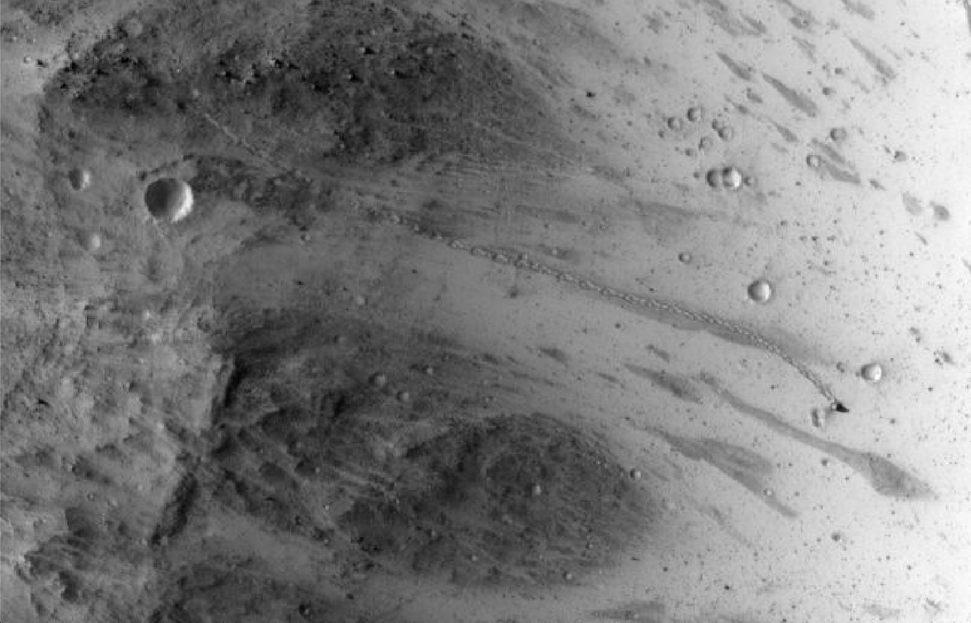
#> input picture build/images/0.png, 971 x 623 px, shrunk from 1497 x 960 before the run, found by its file name
$ python matricize.py
#> lines starting #> are read from the running program, lines starting #| are printed output that depends on the picture
# Imports
from typing import List, Union

from PIL import Image
from simplejson import dump


# Constants
IMAGE_FILE_PATH = "public/images/0.png"
MATRIX_FILE_PATH = "server/data/matrix.json"
IMAGE_FILE_PATHS = [f"public/images/{name}.png" for name in range(6)]
MATRICES_FILE_PATH = "server/data/matrices.json"


# Initializations
def matrix(image_path: str) -> List[List[int]]:
    """Creates matrix from image using its data and size."""
#> called with image_path = 'public/images/0.png'

    image = Image.open(image_path)
#> image is the input picture: PIL image 971x623 RGBA; mean R, G, B, A 125.9, 125.9, 125.9, 255
    grayscale_image = image.convert("L")
    data = list(grayscale_image.getdata())
#> data = 604933 items
    width, height = grayscale_image.size
#> width = 971; height = 623

    return [
        data[offset : (offset + width)] for offset in range(0, width * height, width)
    ]


def matrices(image_paths: List[str]) -> List[List[List[int]]]:
    """Creates list of matrices from images
    using the matrix utility function."""

    return [matrix(path) for path in image_paths]


def write_data_to_file(
    data: Union[dict, List],
    file_path: str,
) -> None:
    """Writes data to file."""
#> called with file_path = 'server/data/matrix.json'

    with open(file_path, "w") as f:
        dump(data, f)
#> (this line was passed over: simplejson is not available in this run)


if __name__ == "__main__":
    write_data_to_file(
        matrix(IMAGE_FILE_PATH),
        MATRIX_FILE_PATH,
    )
    write_data_to_file(
        matrices(IMAGE_FILE_PATHS),
        MATRICES_FILE_PATH,
    )
#> call 3 of matrix, with image_path = 'public/images/1.png'
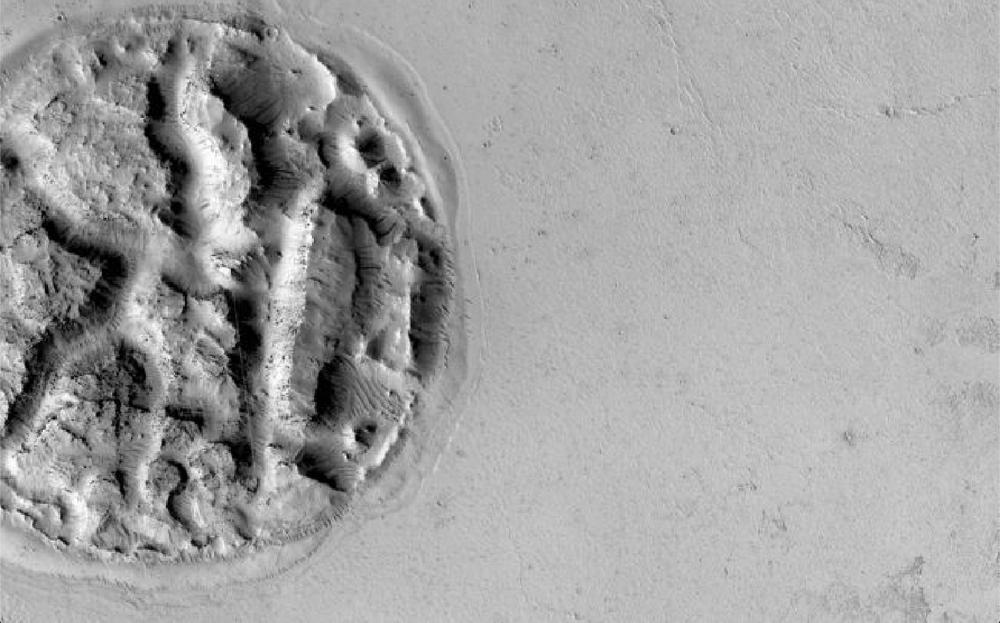
#> input picture build/images/1.png, 1000 x 623 px, shrunk from 1542 x 961 before the run, found by its file name
#> in matrix, image is the input picture: PIL image 1000x623 RGBA; mean R, G, B, A 162.5, 162.5, 162.5, 255
#> in matrix (call 3), `data = list(grayscale_image.getdata())`: data = 623000 items
#> call 4 of matrix, with image_path = 'public/images/2.png'
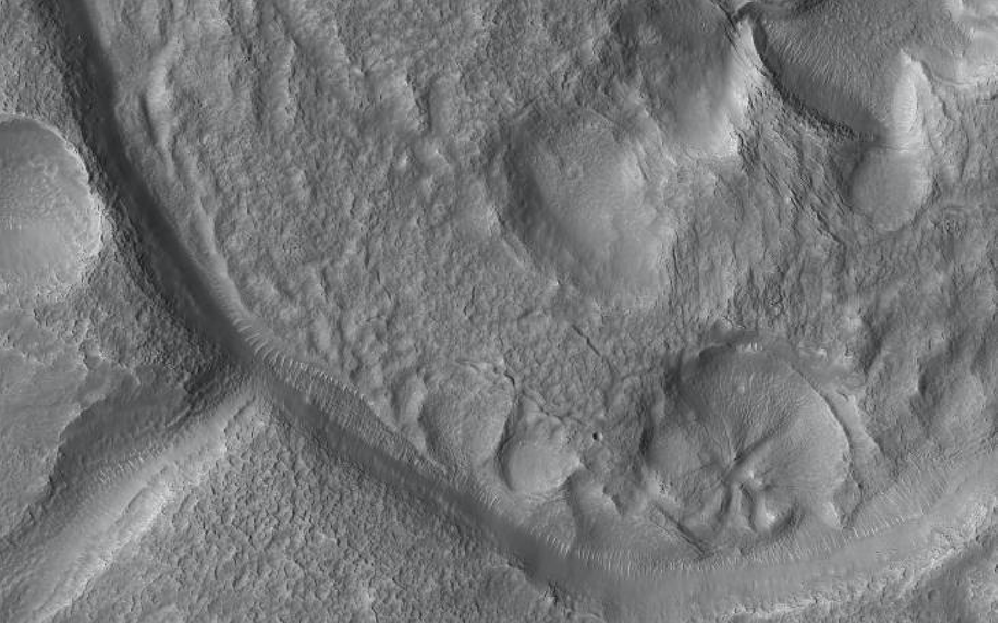
#> input picture build/images/2.png, 998 x 623 px, shrunk from 1539 x 960 before the run, found by its file name
#> in matrix, image is the input picture: PIL image 998x623 RGBA; mean R, G, B, A 118.2, 119.2, 120.2, 255
#> in matrix (call 4), `data = list(grayscale_image.getdata())`: data = 621754 items
#> (the run stopped early here; a loop or call above may not have finished)
